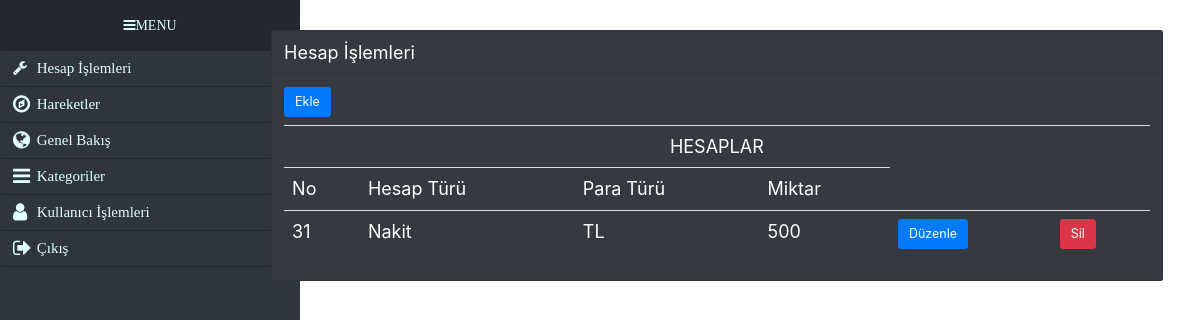
Page /hesap_islemleri.php (signed in) on the committed database.
### tables this page shows
CREATE TABLE `account` (
  `id` int(11) NOT NULL,
  `acc_type` int(11) NOT NULL,
  `mon_type` int(11) NOT NULL,
  `mon_value` int(11) NOT NULL,
  `user_id` int(11) DEFAULT NULL
);

CREATE TABLE `account_type` (
  `id` int(11) NOT NULL,
  `acc_name` varchar(50) DEFAULT NULL
);

CREATE TABLE `money_type` (
  `id` int(11) NOT NULL,
  `money_name` varchar(50) DEFAULT NULL
);

### hesap_islemleri.php (the view, shortened to what this page needs)
<?php
include('baglan.php');
$sorgu =$db->prepare("SELECT account.id, account_type.acc_name,money_type.money_name,account.mon_value FROM account
INNER JOIN account_type ON account.acc_type = account_type.id
INNER JOIN money_type ON account.mon_type = money_type.id where user_id=".$_SESSION['user_id']);
$sorgu->execute();
?>
<!DOCTYPE html>
<html lang="en">
<head>
    <link href="//netdna.bootstrapcdn.com/bootstrap/3.2.0/css/bootstrap.min.css" rel="stylesheet" id="bootstrap-css">
    <link href="//maxcdn.bootstrapcdn.com/font-awesome/4.2.0/css/font-awesome.min.css" rel="stylesheet">
    <link rel="stylesheet" href="css/bootstrap.min.css">
    <link rel="stylesheet" href="style.css">
</head>
<body>
<div style="position: absolute;width: 100%;left: 0; font-size: 18px; margin-left:0; float: left;">
    <div class="row mt-5 ">
        <?php if(is_null( $_SESSION['user_id']))
        require_once('menu.php');
        ?>
        <div class="col-9 text-white " id="yerles">
            <div class="card bg-dark">
                <div class="card-header bg-dark">
                    Hesap İşlemleri
                </div>
                <div class="card-body">
                    <h5 class="card-title"><a href="hesap_ekle.php" class="btn btn-primary btn-lg">Ekle</a></h5>
                    <table  class="table table-dark" align="center">
                            <td colspan="10" align="center">HESAPLAR</td>
                        <tr>
                        <td>No</td>
                        <td>Hesap Türü</td>
                        <td>Para Türü</td>
                        <td>Miktar</td>
                        </tr>
                        <tr>
                        <?php
                        while ($sonuc = $sorgu->fetch(PDO::FETCH_ASSOC))
                            {
                            $id = $sonuc['id'];
                            $acc_type = $sonuc['acc_name'];
                            $mon_type= $sonuc['money_name'];
                            $mon_value = $sonuc['mon_value'];
                        ?>
                        <tr>
                                <td><?=$id;?></td>
                                <td><?=$acc_type;?></td>
                                <td><?=$mon_type;?></td>
                                <td><?=$mon_value;?></td>
                                <td><a href="hesap_duzenle.php?id=<?php echo $id;?>" class="btn btn-primary btn-lg">Düzenle</a></td>
                                <td><a href="hesap_sil.php?id=<?php echo $id;?>" class="btn btn-danger btn-lg">Sil</a></td>
                            </tr>
                            <?php
                }
                ?>
                    </table>
                </div>
            </div>
        </div>
    </div>
</div>
</body>
</html>

### style.css (style rules this page uses)
#yerles { float: left; margin-left: 22%; }
body { margin: 0px; padding: 0px; }

### rows in the picture
account: id "31", account_type.acc_name "Nakit", money_type.money_name "TL", mon_value "500"
